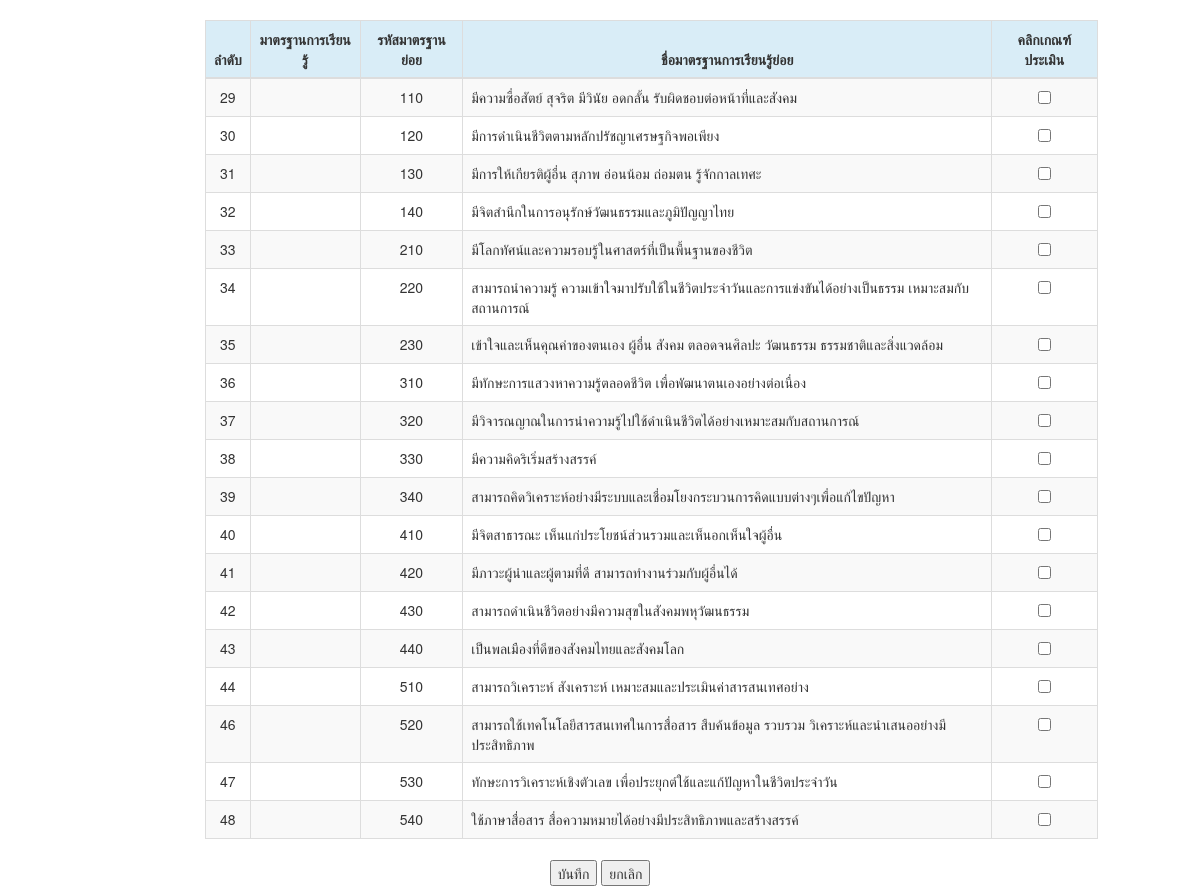
Before: /insert_form_course_asm.php with the older database file.
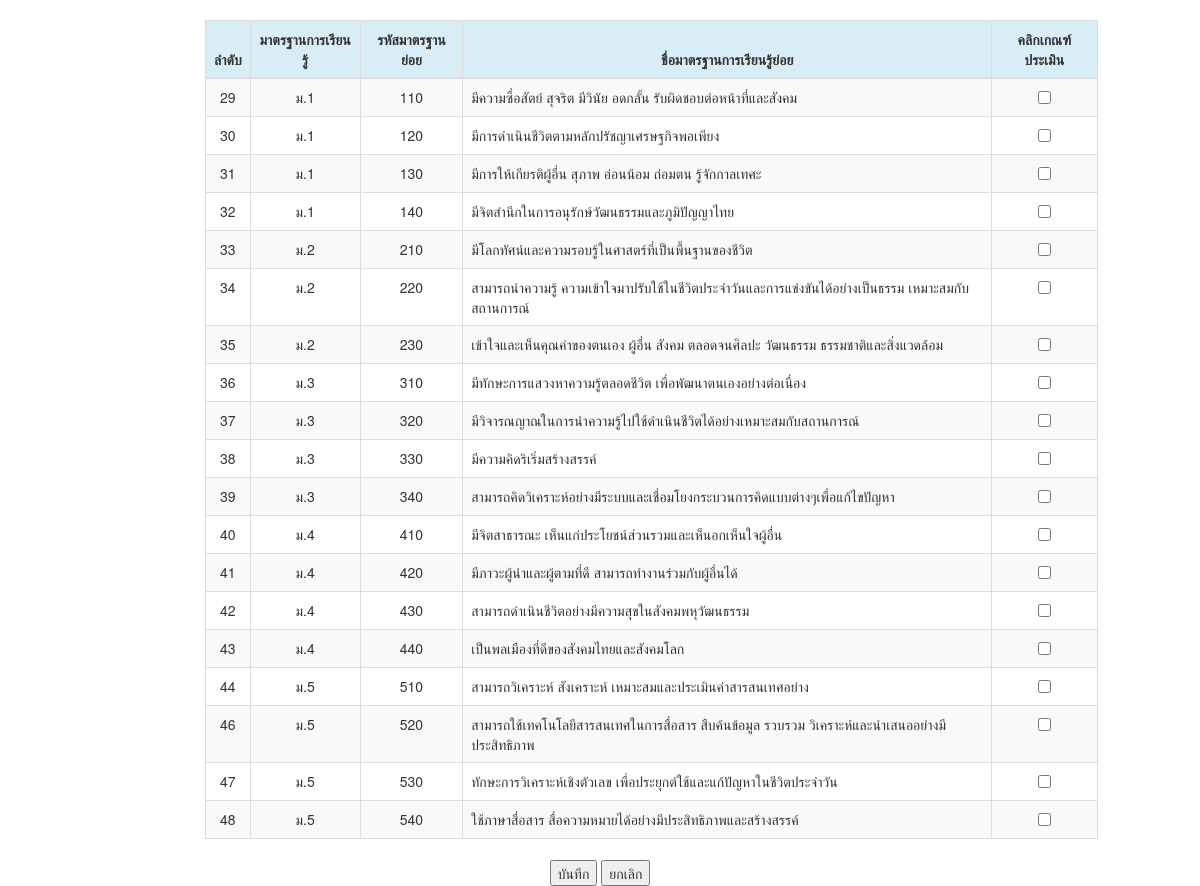
After: the same page with the newer database file.
### tables this page shows
CREATE TABLE `standard_2` (
  `std_id` int(10) NOT NULL,
  `id` int(10) NOT NULL,
  `id_small` int(10) NOT NULL,
  `std_name` varchar(200) NOT NULL
);

CREATE TABLE `standard` (
  `id` int(10) NOT NULL,
  `standard_name` varchar(250) NOT NULL,
  `standard_id` int(5) NOT NULL,
  `standard_group` varchar(10) NOT NULL
);

### insert_form_course_asm.php (the view, shortened to what this page needs)
<?php
include_once('conn.php');
$conn= mysqli_connect("localhost","root","","its")
or die("Error: " . mysqli_error($conn));
mysqli_query($conn, "SET NAMES 'utf8' ");
    $q = "select standard_2.std_id ,standard.standard_group ,standard_2.id_small, standard_2.std_name ";
    $q .= "from standard_2 inner join standard ON standard.id = standard_2.id ";
	$result = mysqli_query($conn,$q);
?>
<!DOCTYPE html>
<html>
	<head>
		<link rel="stylesheet" href="https://maxcdn.bootstrapcdn.com/bootstrap/3.3.6/css/bootstrap.min.css"" rel="nofollow">
	</head>
	<body>
	<form action="insert_course_asm.php" method="post">
		<div" rel="nofollow">
			<div style="height: 20px;"></div>
			<div class="row">
				<div class="col-lg-2">
				</div>
				<div class="col-lg-9">
					<table width="80%" class="table table-striped table-bordered table-hover">
						<thead>
							<tr class="info" >
							<th><center>ลำดับ</th>
							<th><center>มาตรฐานการเรียนรู้</th>
							<th><center>รหัสมาตรฐานย่อย</th>
							<th><center>ชื่อมาตรฐานการเรียนรู้ย่อย</th>
							<th><center>คลิกเกณฑ์ประเมิน</th>
							</tr>
						</thead>
						<tbody>
							<?php
								while($row = mysqli_fetch_array($result, MYSQLI_ASSOC)) {
							?>
							<tr>
								<td><center><?php echo $row['std_id']; ?></td>
								<td><center><?php echo $row['standard_group']; ?></td>
								<td><center><?php echo $row['id_small']; ?></td>
								<td><?php echo $row['std_name']; ?></td>
								<td><center><input type ="checkbox" name="choose" value="choose"></td>
							</tr>
							<?php
									}
							?>
						</tbody>
					</table>
				</div>
				<div class="col-lg-2">
				</div>
			</div>
		<center><input type= "submit" value="บันทึก">
		<input type= "reset" value="ยกเลิก"></center>
	</body>
</html>

Changed rows visible on the page:
changed through a linked row, standard_2 "มีความซื่อสัตย์ สุจริต มีวินัย อดกลั้น รับผิดชอบต่อหน้าที่และสังคม": standard.standard_group (not shown) → "ม.1"
changed through a linked row, standard_2 "มีการดำเนินชีวิตตามหลักปรัชญาเศรษฐกิจพอเพียง": standard.standard_group (not shown) → "ม.1"
changed through a linked row, standard_2 "มีการให้เกียรติผู้อื่น สุภาพ อ่อนน้อม ถ่อมตน รู้จักกาลเทศะ": standard.standard_group (not shown) → "ม.1"
changed through a linked row, standard_2 "มีจิตสำนึกในการอนุรักษ์วัฒนธรรมและภูมิปัญญาไทย": standard.standard_group (not shown) → "ม.1"
changed through a linked row, standard_2 "มีโลกทัศน์และความรอบรู้ในศาสตร์ที่เป็นพื้นฐานของชีวิต": standard.standard_group (not shown) → "ม.2"
changed through a linked row, standard_2 id 34: standard.standard_group (not shown) → "ม.2"
changed through a linked row, standard_2 id 35: standard.standard_group (not shown) → "ม.2"
changed through a linked row, standard_2 "มีทักษะการแสวงหาความรู้ตลอดชีวิต เพื่อพัฒนาตนเองอย่างต่อเนื่อง": standard.standard_group (not shown) → "ม.3"
changed through a linked row, standard_2 "มีวิจารณญาณในการนำความรู้ไปใช้ดำเนินชีวิตได้อย่างเหมาะสมกับสถานการณ์": standard.standard_group (not shown) → "ม.3"
changed through a linked row, standard_2 "มีความคิดริเริ่มสร้างสรรค์": standard.standard_group (not shown) → "ม.3"
changed through a linked row, standard_2 "สามารถคิดวิเคราะห์อย่างมีระบบและเชื่อมโยงกระบวนการคิดแบบต่างๆเพื่อแก้ไขปัญหา": standard.standard_group (not shown) → "ม.3"
changed through a linked row, standard_2 "มีจิตสาธารณะ เห็นแก่ประโยชน์ส่วนรวมและเห็นอกเห็นใจผู้อื่น": standard.standard_group (not shown) → "ม.4"
changed through a linked row, standard_2 "มีภาวะผู้นำและผู้ตามที่ดี สามารถทำงานร่วมกับผู้อื่นได้": standard.standard_group (not shown) → "ม.4"
changed through a linked row, standard_2 "สามารถดำเนินชีวิตอย่างมีความสุขในสังคมพหุวัฒนธรรม": standard.standard_group (not shown) → "ม.4"
changed through a linked row, standard_2 "เป็นพลเมืองที่ดีของสังคมไทยและสังคมโลก": standard.standard_group (not shown) → "ม.4"
changed through a linked row, standard_2 "สามารถวิเคราะห์ สังเคราะห์ เหมาะสมและประเมินค่าสารสนเทศอย่าง": standard.standard_group (not shown) → "ม.5"
changed through a linked row, standard_2 id 46: standard.standard_group (not shown) → "ม.5"
changed through a linked row, standard_2 "ทักษะการวิเคราะห์เชิงตัวเลข เพื่อประยุกต์ใช้และแก้ปัญหาในชีวิตประจำวัน": standard.standard_group (not shown) → "ม.5"
changed through a linked row, standard_2 "ใช้ภาษาสื่อสาร สื่อความหมายได้อย่างมีประสิทธิภาพและสร้างสรรค์": standard.standard_group (not shown) → "ม.5"
